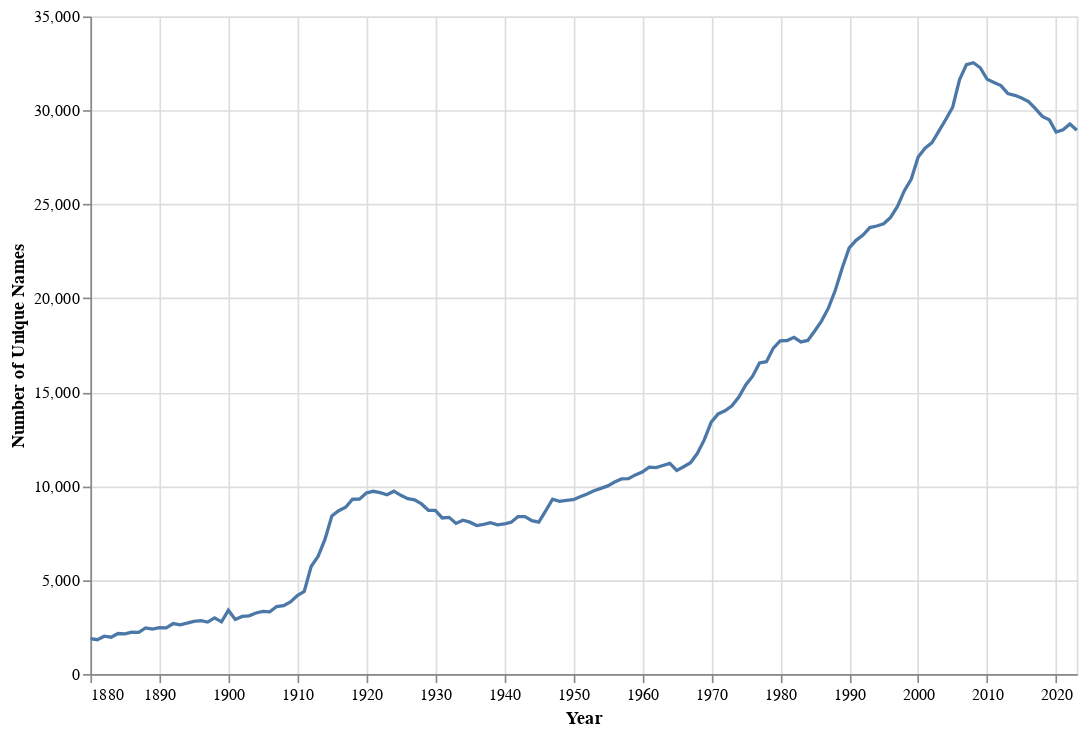

Write notebook code for a chart like this one.
### Code cell
# Chart the trend of number of unique names
alt.Chart(unique_names_df).mark_line().encode(
    x=alt.X('Year:T', axis=alt.Axis(format='%Y')),
    y='Number of Unique Names'
).properties(
    width=600,
    height=400
)

### Figure 1 — Vega specification as saved in the notebook (floating-point values rounded to 4 significant figures; data arrays with more than 128 entries replaced by an {"elided": "..."} marker saying what was removed)
{"$schema": "https://vega.github.io/schema/vega/v5.json", "data": [{"name": "source_0", "values": {"elided": "144 records"}, "transform": [{"type": "formula", "expr": "toDate(datum['Year'])", "as": "Year"}]}, {"name": "source_0_y_domain_Number of Unique Names", "values": [{"min": 1829, "max": 32534}]}], "marks": [{"type": "line", "name": "marks", "from": {"data": "source_0"}, "sort": {"field": "datum[\"Year\"]"}, "encode": {"update": {"stroke": {"value": "#4c78a8"}, "x": {"field": "Year", "scale": "x"}, "defined": {"signal": "isValid(datum[\"Year\"]) && isFinite(+datum[\"Year\"]) && isValid(datum[\"Number of Unique Names\"]) && isFinite(+datum[\"Number of Unique Names\"])"}, "y": {"field": "Number of Unique Names", "scale": "y"}}}, "style": ["line"]}], "scales": [{"name": "x", "type": "time", "domain": {"data": "source_0", "field": "Year"}, "range": [0, {"signal": "width"}]}, {"name": "y", "type": "linear", "domain": [{"signal": "(data(\"source_0_y_domain_Number of Unique Names\")[0] || {}).min"}, {"signal": "(data(\"source_0_y_domain_Number of Unique Names\")[0] || {}).max"}], "range": [{"signal": "height"}, 0], "zero": true, "nice": true}], "axes": [{"scale": "x", "ticks": false, "zindex": 0, "labels": false, "orient": "bottom", "minExtent": 0, "maxExtent": 0, "gridScale": "y", "domain": false, "grid": true, "tickCount": {"signal": "ceil(width/40)"}, "aria": false}, {"scale": "y", "minExtent": 0, "labels": false, "aria": false, "zindex": 0, "tickCount": {"signal": "ceil(height/40)"}, "orient": "left", "ticks": false, "domain": false, "grid": true, "maxExtent": 0, "gridScale": "x"}, {"scale": "x", "labelOverlap": true, "orient": "bottom", "labelFlush": true, "tickCount": {"signal": "ceil(width/40)"}, "zindex": 0, "title": "Year", "format": "%Y", "grid": false}, {"scale": "y", "orient": "left", "labelOverlap": true, "grid": false, "tickCount": {"signal": "ceil(height/40)"}, "zindex": 0, "title": "Number of Unique Names"}], "background": "white", "style": "cell", "height": 400, "padding": 5, "width": 600}
